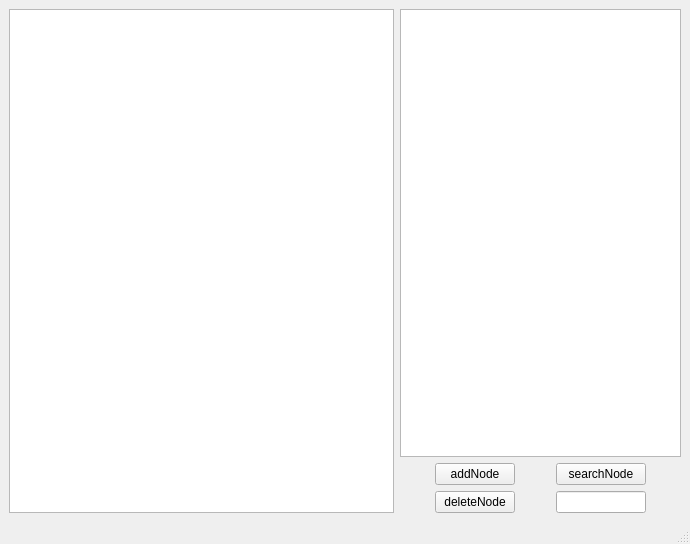
<?xml version="1.0" encoding="UTF-8"?>
<ui version="4.0">
 <class>MainWindow</class>
 <widget class="QMainWindow" name="MainWindow">
  <property name="geometry">
   <rect>
    <x>0</x>
    <y>0</y>
    <width>690</width>
    <height>544</height>
   </rect>
  </property>
  <property name="windowTitle">
   <string>MainWindow</string>
  </property>
  <widget class="QWidget" name="centralwidget">
   <layout class="QGridLayout" name="gridLayout">
    <item row="0" column="0">
     <widget class="QGraphicsView" name="graphicsView"/>
    </item>
    <item row="0" column="1">
     <layout class="QVBoxLayout" name="verticalLayout">
      <item>
       <widget class="QListWidget" name="nodeList">
        <property name="maximumSize">
         <size>
          <width>281</width>
          <height>16777215</height>
         </size>
        </property>
       </widget>
      </item>
      <item>
       <layout class="QGridLayout" name="gridLayout_2">
        <item row="1" column="0">
         <widget class="QPushButton" name="button_deleteNode">
          <property name="maximumSize">
           <size>
            <width>88</width>
            <height>29</height>
           </size>
          </property>
          <property name="text">
           <string>deleteNode</string>
          </property>
         </widget>
        </item>
        <item row="1" column="2">
         <widget class="QLineEdit" name="nodeKey">
          <property name="maximumSize">
           <size>
            <width>90</width>
            <height>28</height>
           </size>
          </property>
          <property name="maxLength">
           <number>32770</number>
          </property>
         </widget>
        </item>
        <item row="0" column="0">
         <widget class="QPushButton" name="button_addNode">
          <property name="maximumSize">
           <size>
            <width>80</width>
            <height>29</height>
           </size>
          </property>
          <property name="text">
           <string>addNode</string>
          </property>
         </widget>
        </item>
        <item row="0" column="2">
         <widget class="QPushButton" name="button_searchNode">
          <property name="text">
           <string>searchNode</string>
          </property>
         </widget>
        </item>
       </layout>
      </item>
     </layout>
    </item>
   </layout>
  </widget>
  <widget class="QMenuBar" name="menubar">
   <property name="geometry">
    <rect>
     <x>0</x>
     <y>0</y>
     <width>690</width>
     <height>25</height>
    </rect>
   </property>
  </widget>
  <widget class="QStatusBar" name="statusbar"/>
 </widget>
 <resources/>
 <connections/>
</ui>
